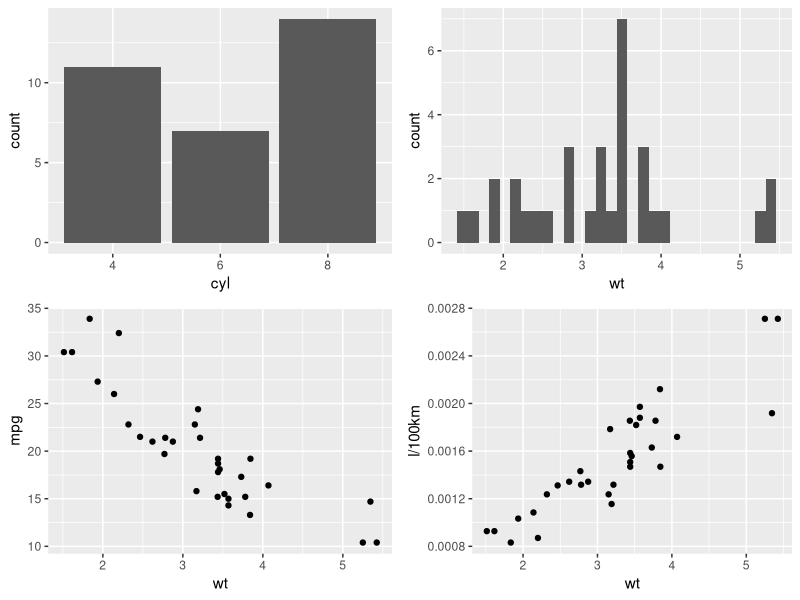
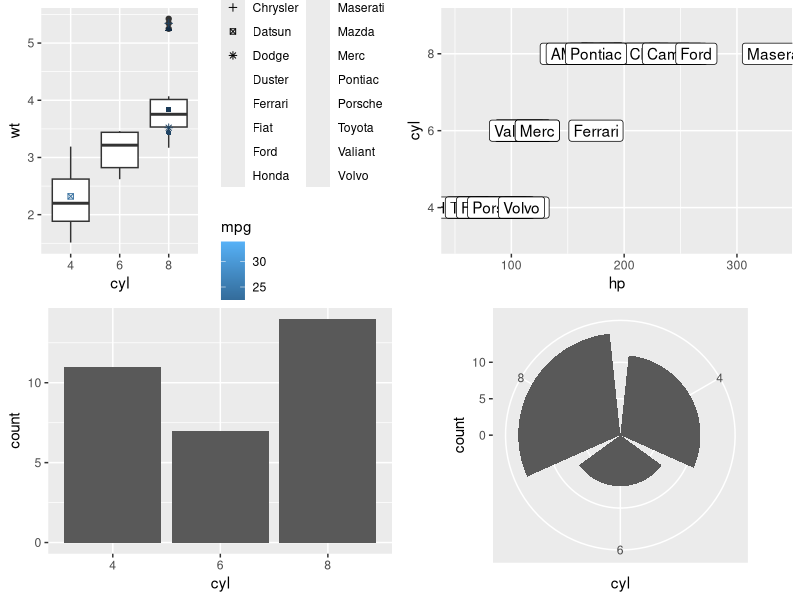
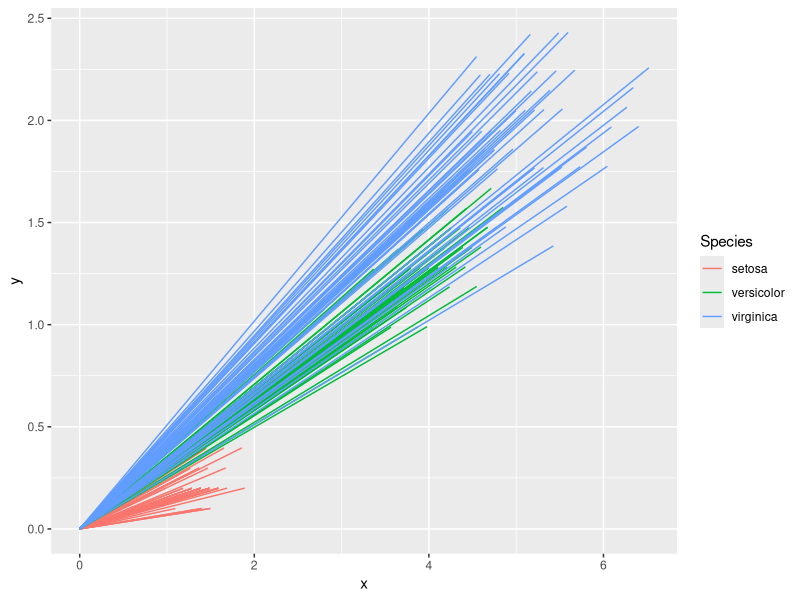

These charts were generated, in order, by the following R code:
## ---- chunk 1
library(ggplot2)
library(gridExtra)
## ---- chunk 2
# prettify dataset
library(stringr)
mtcars$brand <- word(rownames(mtcars), 1)
#mtcars$brand <- sapply(rownames(mtcars), function(x){ x[, 6]})
mtcars$cyl <- as.factor(mtcars$cyl)
## ---- chunk 3
grid.arrange(
	ggplot(mtcars) +
		geom_bar(aes(x=cyl)),
	ggplot(mtcars) +
		geom_histogram(aes(wt)),
	ggplot(mtcars) +
		geom_point(aes(x=wt, y=mpg)),
	ggplot(mtcars) +
		geom_point(aes(x=wt, y=(4.54/161)/mpg)) +
		ylab("l/100km")
	)
## ---- chunk 4
grid.arrange(
	ggplot(mtcars) +
		geom_boxplot(aes(cyl, wt)) +
		geom_point(aes(x=cyl, y=wt, col=mpg, shape=brand)),
	ggplot(mtcars) +
		geom_label(aes(x=hp, y=cyl, label=brand)),
		#geom_text(aes(x=hp, y=cyl, label=brand), check_overlap=TRUE),
	ggplot(mtcars) +
		geom_bar(aes(cyl)),
	ggplot(mtcars) +
		geom_bar(aes(cyl)) +
		coord_polar(theta="x")
		)
## ---- chunk 5
ggplot(iris) +
	geom_spoke(aes(x=0, y=0, col=Species, angle=Petal.Width/Petal.Length, radius=Petal.Length))
